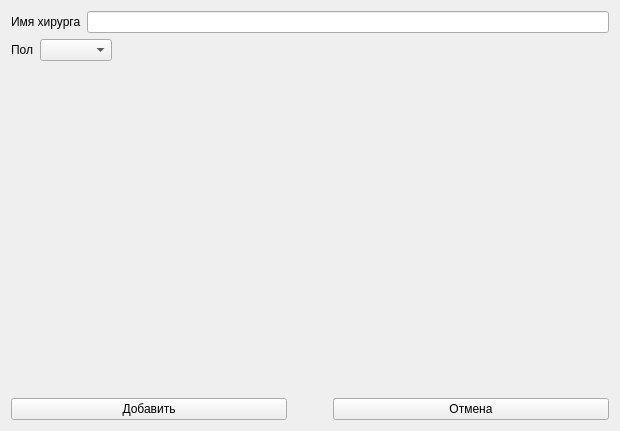
<?xml version="1.0" encoding="UTF-8"?>
<ui version="4.0">
 <class>SurgeonAddDialog</class>
 <widget class="QWidget" name="SurgeonAddDialog">
  <property name="geometry">
   <rect>
    <x>0</x>
    <y>0</y>
    <width>620</width>
    <height>431</height>
   </rect>
  </property>
  <property name="windowTitle">
   <string>Form</string>
  </property>
  <layout class="QVBoxLayout" name="verticalLayout_2">
   <item>
    <layout class="QVBoxLayout" name="verticalLayout">
     <item>
      <layout class="QHBoxLayout" name="horizontalLayout">
       <item>
        <widget class="QLabel" name="label">
         <property name="text">
          <string>Имя хирурга</string>
         </property>
        </widget>
       </item>
       <item>
        <widget class="QLineEdit" name="surgeonNameEdit"/>
       </item>
      </layout>
     </item>
     <item>
      <layout class="QHBoxLayout" name="horizontalLayout_3">
       <item>
        <widget class="QLabel" name="label_2">
         <property name="text">
          <string>Пол</string>
         </property>
        </widget>
       </item>
       <item>
        <widget class="QComboBox" name="genderCombobox"/>
       </item>
       <item>
        <spacer name="horizontalSpacer">
         <property name="orientation">
          <enum>Qt::Horizontal</enum>
         </property>
         <property name="sizeHint" stdset="0">
          <size>
           <width>40</width>
           <height>20</height>
          </size>
         </property>
        </spacer>
       </item>
      </layout>
     </item>
    </layout>
   </item>
   <item>
    <spacer name="verticalSpacer">
     <property name="orientation">
      <enum>Qt::Vertical</enum>
     </property>
     <property name="sizeHint" stdset="0">
      <size>
       <width>20</width>
       <height>40</height>
      </size>
     </property>
    </spacer>
   </item>
   <item>
    <layout class="QHBoxLayout" name="horizontalLayout_2">
     <item>
      <widget class="QPushButton" name="buttonAdd">
       <property name="text">
        <string>Добавить</string>
       </property>
      </widget>
     </item>
     <item>
      <spacer name="horizontalSpacer_2">
       <property name="orientation">
        <enum>Qt::Horizontal</enum>
       </property>
       <property name="sizeType">
        <enum>QSizePolicy::Fixed</enum>
       </property>
       <property name="sizeHint" stdset="0">
        <size>
         <width>40</width>
         <height>20</height>
        </size>
       </property>
      </spacer>
     </item>
     <item>
      <widget class="QPushButton" name="buttonCancel">
       <property name="text">
        <string>Отмена</string>
       </property>
      </widget>
     </item>
    </layout>
   </item>
  </layout>
 </widget>
 <resources/>
 <connections/>
</ui>
